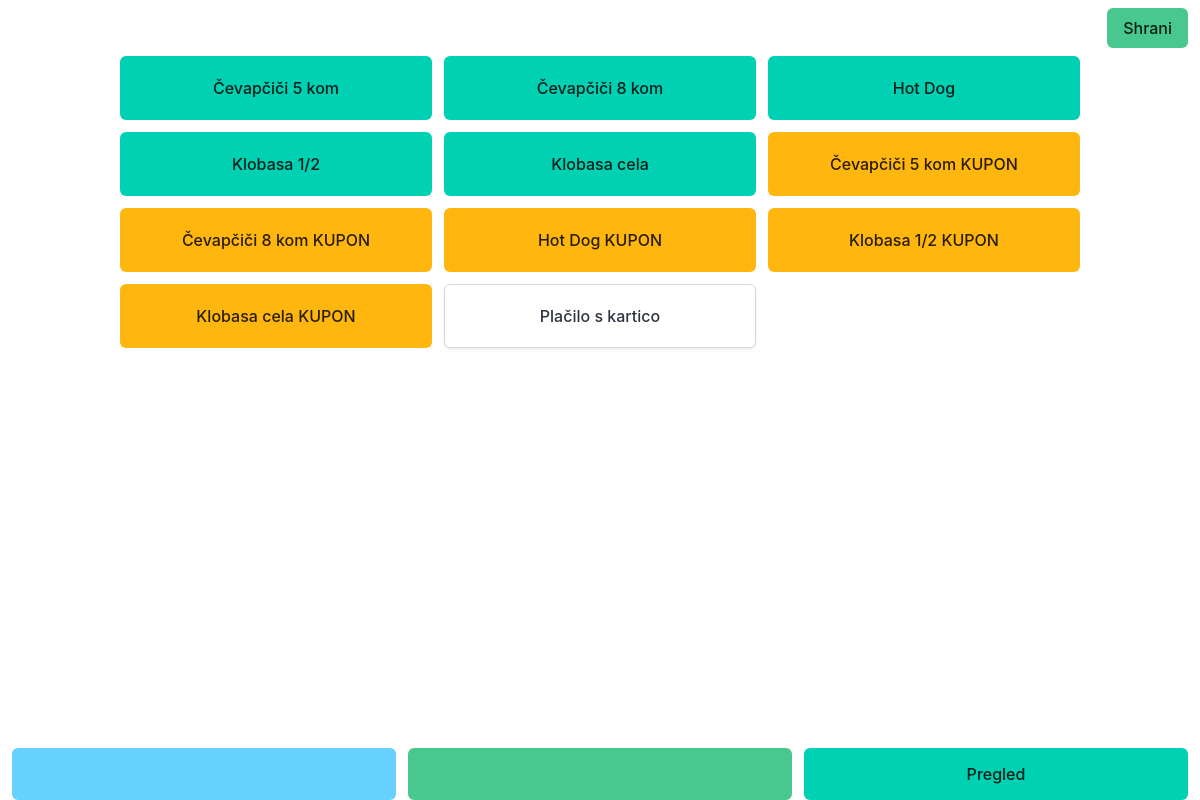
Screenshot of /novo.php?narocilo=6 (signed in) with the database file from the repository.
### tables this page shows
CREATE TABLE `artikel` (
  `id` int(11) NOT NULL AUTO_INCREMENT,
  `naziv` varchar(45) NOT NULL,
  `kategorija` int(11) NOT NULL,
  `barva` varchar(45) NOT NULL,
  PRIMARY KEY (`id`),
  FOREIGN KEY (kategorija) REFERENCES kategorija (id) ON DELETE CASCADE ON UPDATE CASCADE
);

### artikli.php (the view, shortened to what this page needs)
<div id="pogled" class="mize buttons">
	<?php
	include_once("baza.php");
	$kategorija = 1;
	if (isset($_GET["narocilo"])) {
		$narocilo = $_GET["narocilo"];
	}
	$sql = "SELECT a.id, a.naziv, a.barva, p.kolicina
	FROM artikel a
	LEFT JOIN (
		SELECT p.artikel, SUM(p.kolicina) as kolicina
		FROM pozicija p
		WHERE narocilo = $narocilo
		GROUP BY p.artikel
	) p ON (p.artikel = a.id)
	WHERE a.kategorija = $kategorija
	GROUP BY a.id
	ORDER BY a.barva, a.naziv;";
	$res = $conn->query($sql);
	while ($r = $res->fetch_assoc()) {
		$aid = $r["id"];
		$naziv = $r["naziv"];
		$barva = $r["barva"];
		echo <<<IZPIS
			<button class="button $barva baton" hx-get="dodaj_pozicijo.php?artikel=$aid&narocilo=$narocilo" hx-swap="outerHTML">
				$naziv
			</button>
		IZPIS;
	}
	?>
</div>

### novo.php (shortened to what this page needs)
<?php
include_once("preveri.php");
if (isset($_GET["narocilo"])) {
	$narocilo = $_GET["narocilo"];
}
?>
<!DOCTYPE html>
<html>
<head>
	<link rel="stylesheet" href="/css/bulma.min.css">
</head>
<body class="has-navbar-fixed-top has-navbar-fixed-bottom">
	<section class="section p-1">
		<div class="container">
			<nav class="navbar is-flex is-justify-content-space-between is-fixed-top">
				<div class="navbar-item">
				</div>
				<div class="navbar-item">
					<a id="shrani" class="button is-success" hx-get="shrani_narocilo.php?narocilo=<?php echo $narocilo ?>">
						Shrani
					</a>
				</div>
			</nav>
			<div id="novo">
				<?php
				include("artikli.php");
				include("navigacija_spodaj.php");
				?>
			</div>
		</div>
	</section>
</body>
</html>

### navigacija_spodaj.php
<?php
$a = "";
if (isset($narocilo)) {
	$a = "narocilo=$narocilo";
}
?>
<nav class="navbar buttons spodna is-fixed-bottom">
	<button class="button is-info" hx-get="artikli.php?kategorija=2&<?php echo $a ?>" hx-swap="outerHTML" hx-target="#pogled">
		<span class="icon is-large">
			<i class="fa-solid fa-2x fa-wine-glass"></i>
		</span>
	</button>
	<button class="button is-success" hx-get="artikli.php?kategorija=1&<?php echo $a ?>" hx-swap="outerHTML" hx-target="#pogled">
		<span class="icon is-large">
			<i class="fa-solid fa-2x fa-utensils"></i>
		</span>
	</button>
	<button class="button is-primary" hx-get="pregled.php?<?php echo $a ?>" hx-swap="outerHTML" hx-target="#pogled">
		Pregled
	</button>
</nav>

### novo.php (style rules this page uses)
.spodna { display: grid; grid-template-columns: 1fr 1fr 1fr; padding-left: 0.75rem; padding-right: 0.75rem; }
.mize { display: grid; grid-template-columns: 1fr 1fr 1fr; grid-auto-rows: 4em; }
.baton { height: 100%; white-space: normal; padding-left: 0; padding-right: 0; position: relative; }

### rows the page displays
artikel: naziv "Čevapčiči 5 kom"
artikel: naziv "Čevapčiči 8 kom"
artikel: naziv "Hot Dog"
artikel: naziv "Klobasa 1/2"
artikel: naziv "Klobasa cela"
artikel: naziv "Čevapčiči 5 kom KUPON"
artikel: naziv "Čevapčiči 8 kom KUPON"
artikel: naziv "Hot Dog KUPON"
artikel: naziv "Klobasa 1/2 KUPON"
artikel: naziv "Klobasa cela KUPON"
artikel: naziv "Plačilo s kartico"
